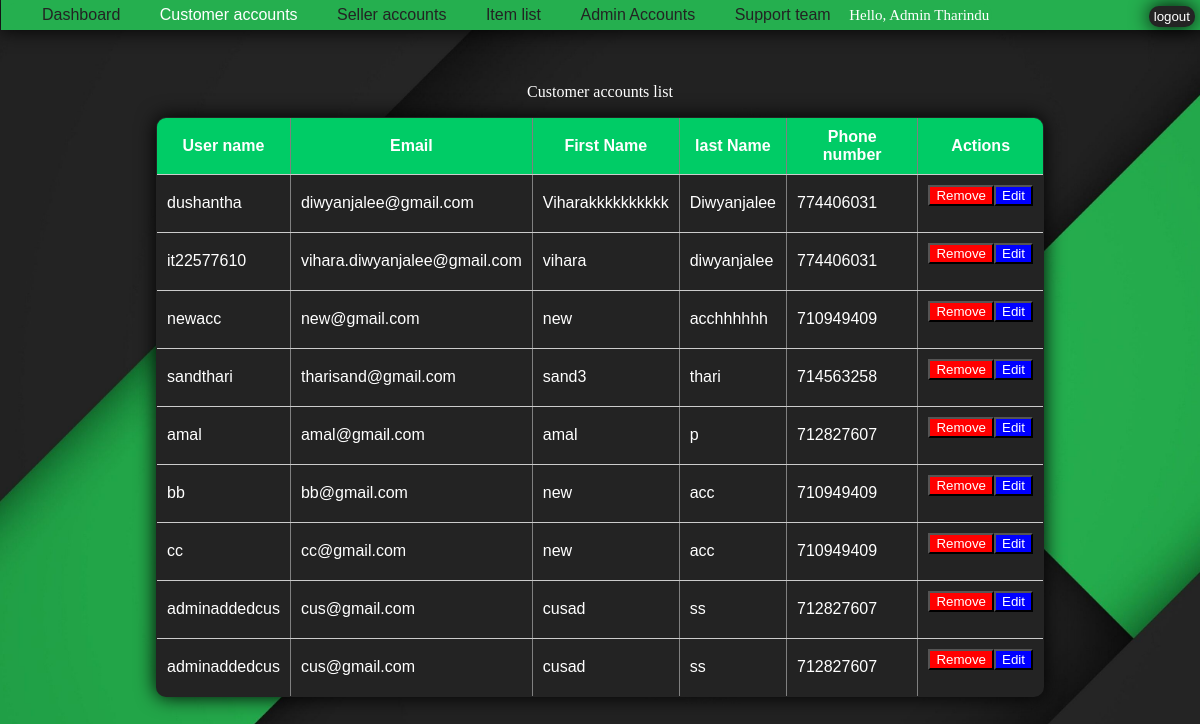
The app's page /Admin/userdata.php (signed in) with its own data.
### tables this page shows
CREATE TABLE `customer` (
  `user_Id` int(12) NOT NULL,
  `userName` varchar(30) NOT NULL,
  `email` varchar(30) NOT NULL,
  `first_name` varchar(50) NOT NULL,
  `last_name` varchar(50) NOT NULL,
  `phone_number` int(20) NOT NULL,
  `password` varchar(100) NOT NULL,
  `image` varchar(100) NOT NULL
);

### Admin/userdata.php (the view, shortened to what this page needs)
<html>
<head>
	<link rel="stylesheet" href="style/style.css">
</head>
<body>
<div class="header">
	<div class="navbar">
			<a href="dashboard.php" >Dashboard</a>
			<a href="userdata.php" class="active">Customer accounts</a>
			<a href="sellerdata.php">Seller accounts</a>
			<a href="itemdata.php"  >Item list</a>
			<a href="admindata.php">Admin Accounts</a>
			<a href="supporddata.php">Support team</a>
		<?php
echo "<span class='hello'>";
echo "Hello, Admin " . $_SESSION['name'];
echo "</span>";
?>
	</div>
</div>
<div class="sublog">
	<button id="log"><a href="../home page/logout.php">logout</a></button>
</div>
<div class="usertable">
	<p>Customer accounts list</p>
	<table border="1" class="table1">
		<tr>
			<th>User name</th>
			<th>Email</th>
			<th>First Name</th>
			<th>last Name</th>
			<th>Phone number</th>
			<th>Actions</th>
		</tr>
		<?php
		$conn = mysqli_connect("localhost", 'root', '', 'buymart');
		$sql = "SELECT userName,user_Id, email,first_name,last_name,phone_number,password FROM customer";
		$result = $conn->query($sql);
		if ($result->num_rows > 0) {
			while ($row = $result->fetch_assoc()) {
				echo "<tr>
						<td>".$row["userName"]."</td>
						<td>".$row["email"]."</td>
						<td>".$row["first_name"]."</td>
						<td>".$row["last_name"]."</td>
						<td>".$row["phone_number"]."</td>
						<td>
						<div class='buttons'>
							<form method='post' action='removeuser.php'>
								<input type='hidden' name='name' value='".$row["user_Id"]."'>
								<button type='submit' name='remove' class='remove'>Remove</button>
							</form>
							<form method='post' action='updateuser.php'>
								<input type='hidden' name='name' value='".$row["user_Id"]."'>
								<button type='submit' name='edit' class='update'>Edit</button>
							</form>
						</div>
						</td>
					</tr>";
			}
		} else {
			echo "<tr><td colspan='3'>No items found.</td></tr>";
		}
		?>
	</table>
</div>
</body>
</html>

### Admin/style/style.css (style rules this page uses)
body { background-image: url("../img/back2.jpg"); background-repeat: no-repeat; background-size: cover; }
.header { font-family:'Poppins',sans-serif; position:fixed; top:-5px; left:1PX; width:100%; padding:20px 10%; display:flex; justify-content:space-between; align-items:center; display: inline-block; background-color: #25af4f; padding: 3px; margin-top:5px; box-shadow: 0 0 20px rgba(0, 0, 0, 1); }
.navbar { display: inline-block; background-color: #25af4f; padding: 3px; border-radius: 14px; }
.navbar a { font-size:16px; color:#232323; text-decoration:none; font-weight:500; margin-left:35px; transition:.1s; }
.navbar a:hover, .navbar a.active { color:#fff; }
.sublog { position: fixed; top: 6px; right: 5px; }
#log { padding: 3px 5px; font-family:'Poppins',sans-serif; background-color: #242424; color:white; border-radius: 10px; cursor: pointer; border: none; box-shadow: 0 0 20px rgba(0, 0, 0, 1); }
#log a,#sub a { text-decoration: none; color:white; }
.usertable { margin-top:7%; text-align:center; color:#fff; }
.table1 { box-shadow: 0 0 20px rgba(0, 0, 0, 1); width:75%; border-collapse: collapse; border-radius: 10px; overflow: hidden; margin-left: auto; margin-right: auto; margin-bottom:70px; border-collapse: collapse; font-family: Arial, sans-serif; color: #fff; background-color:#232323; }
.table1 th, .table1 td { align-items:center; padding: 10px; text-align: left; border-bottom: 1px solid #ccc; }
.table1 th { background-color:#00cc66; text-align:center; }
.hello { margin-left:14px; font-family: cursive; font-size: 15px; color:white; }
#log { left:5; }

### Admin/userdata.php (style rules this page uses)
.buttons { display:flex; }
.remove { background: red; color: white; }
.update { background: blue; color: white; }

### records on screen
customer: userName "dushantha", email "diwyanjalee@gmail.com", first_name "Viharakkkkkkkkkk", last_name "Diwyanjalee", phone_number "774406031"
customer: userName "it22577610", email "vihara.diwyanjalee@gmail.com", first_name "vihara", last_name "diwyanjalee", phone_number "774406031"
customer: userName "newacc", email "new@gmail.com", first_name "new", last_name "acchhhhhh", phone_number "710949409"
customer: userName "sandthari", email "tharisand@gmail.com", first_name "sand3", last_name "thari", phone_number "714563258"
customer: userName "amal", email "amal@gmail.com", first_name "amal", last_name "p", phone_number "712827607"
customer: userName "bb", email "bb@gmail.com", first_name "new", last_name "acc", phone_number "710949409"
customer: userName "cc", email "cc@gmail.com", first_name "new", last_name "acc", phone_number "710949409"
customer: userName "adminaddedcus", email "cus@gmail.com", first_name "cusad", last_name "ss", phone_number "712827607"
customer: userName "adminaddedcus", email "cus@gmail.com", first_name "cusad", last_name "ss", phone_number "712827607"

### other values on screen
$_SESSION['name'] "Tharindu"
